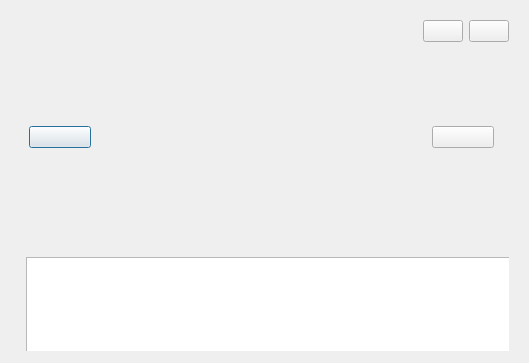
<?xml version="1.0" encoding="UTF-8"?>
<ui version="4.0">
 <class>GDSlideShowDialog</class>
 <widget class="QDialog" name="GDSlideShowDialog">
  <property name="geometry">
   <rect>
    <x>0</x>
    <y>0</y>
    <width>529</width>
    <height>363</height>
   </rect>
  </property>
  <property name="windowTitle">
   <string>Dialog</string>
  </property>
  <layout class="QVBoxLayout" name="verticalLayout" stretch="7,1">
   <item>
    <widget class="QWidget" name="widget_2" native="true">
     <layout class="QGridLayout" name="gridLayout">
      <item row="1" column="0">
       <widget class="QWidget" name="preWidget" native="true">
        <property name="minimumSize">
         <size>
          <width>80</width>
          <height>0</height>
         </size>
        </property>
        <property name="maximumSize">
         <size>
          <width>80</width>
          <height>16777215</height>
         </size>
        </property>
        <layout class="QVBoxLayout" name="verticalLayout_3">
         <item>
          <widget class="GDPictureShowButton" name="pBtnPrevious">
           <property name="text">
            <string/>
           </property>
          </widget>
         </item>
        </layout>
       </widget>
      </item>
      <item row="1" column="2">
       <widget class="QWidget" name="nextWidget" native="true">
        <property name="minimumSize">
         <size>
          <width>80</width>
          <height>0</height>
         </size>
        </property>
        <property name="maximumSize">
         <size>
          <width>80</width>
          <height>16777215</height>
         </size>
        </property>
        <layout class="QVBoxLayout" name="verticalLayout_2">
         <item>
          <widget class="GDPictureShowButton" name="pBtnNext">
           <property name="text">
            <string/>
           </property>
          </widget>
         </item>
        </layout>
       </widget>
      </item>
      <item row="0" column="2">
       <layout class="QHBoxLayout" name="horizontalLayout_3">
        <item>
         <widget class="GDPictureStateButton" name="pBtnShow">
          <property name="text">
           <string/>
          </property>
         </widget>
        </item>
        <item>
         <widget class="GDPictureShowButton" name="pBtnClose">
          <property name="text">
           <string/>
          </property>
         </widget>
        </item>
       </layout>
      </item>
      <item row="1" column="1">
       <widget class="GDAnimationShow" name="sildeShowWidget" native="true"/>
      </item>
     </layout>
    </widget>
   </item>
   <item>
    <widget class="QWidget" name="widget" native="true">
     <property name="minimumSize">
      <size>
       <width>0</width>
       <height>110</height>
      </size>
     </property>
     <layout class="QHBoxLayout" name="horizontalLayout">
      <item>
       <widget class="QWidget" name="widget_3" native="true">
        <property name="minimumSize">
         <size>
          <width>0</width>
          <height>100</height>
         </size>
        </property>
        <property name="maximumSize">
         <size>
          <width>16777215</width>
          <height>16777215</height>
         </size>
        </property>
        <widget class="GDPreListWidget" name="preListWidget">
         <property name="geometry">
          <rect>
           <x>6</x>
           <y>6</y>
           <width>16777215</width>
           <height>110</height>
          </rect>
         </property>
         <property name="minimumSize">
          <size>
           <width>0</width>
           <height>110</height>
          </size>
         </property>
         <property name="maximumSize">
          <size>
           <width>16777215</width>
           <height>110</height>
          </size>
         </property>
         <property name="viewMode">
          <enum>QListView::ViewMode::IconMode</enum>
         </property>
        </widget>
       </widget>
      </item>
     </layout>
    </widget>
   </item>
  </layout>
 </widget>
 <customwidgets>
  <customwidget>
   <class>GDPictureShowButton</class>
   <extends>QPushButton</extends>
   <header>gdpictureshowbutton.h</header>
  </customwidget>
  <customwidget>
   <class>GDPictureStateButton</class>
   <extends>QPushButton</extends>
   <header>gdpicturestatebutton.h</header>
  </customwidget>
  <customwidget>
   <class>GDAnimationShow</class>
   <extends>QWidget</extends>
   <header>gdanimationshow.h</header>
   <container>1</container>
  </customwidget>
  <customwidget>
   <class>GDPreListWidget</class>
   <extends>QListWidget</extends>
   <header>gdprelistwidget.h</header>
  </customwidget>
 </customwidgets>
 <resources/>
 <connections/>
</ui>
